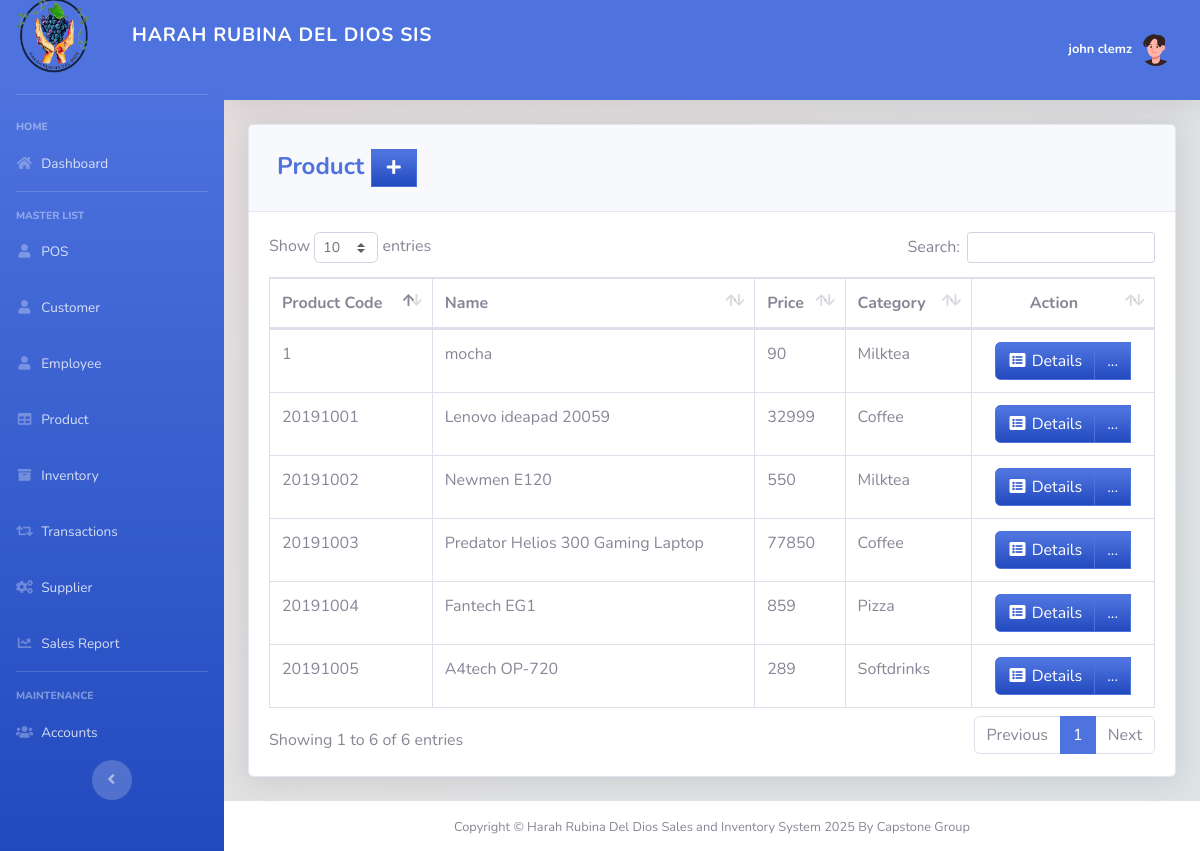
The app's page /pages/product.php (signed in) with its own data.
### tables this page shows
CREATE TABLE `product` (
  `PRODUCT_ID` int(11) NOT NULL,
  `PRODUCT_CODE` varchar(20) NOT NULL,
  `NAME` varchar(50) DEFAULT NULL,
  `DESCRIPTION` varchar(250) NOT NULL,
  `QTY_STOCK` int(50) DEFAULT NULL,
  `ON_HAND` int(250) NOT NULL,
  `PRICE` int(50) DEFAULT NULL,
  `CATEGORY_ID` int(11) DEFAULT NULL,
  `SUPPLIER_ID` int(11) DEFAULT NULL,
  `DATE_STOCK_IN` varchar(50) NOT NULL
);

CREATE TABLE `category` (
  `CATEGORY_ID` int(11) NOT NULL,
  `CNAME` varchar(50) DEFAULT NULL
);

### pages/product.php (the view, shortened to what this page needs)
<?php
include'../includes/connection.php';
include'../includes/sidebar.php';
?>
            <div class="card shadow mb-4">
            <div class="card-header py-3">
              <h4 class="m-2 font-weight-bold text-primary">Product&nbsp;<a  href="#" data-toggle="modal" data-target="#aModal" type="button" class="btn btn-primary bg-gradient-primary" style="border-radius: 0px;"><i class="fas fa-fw fa-plus"></i></a></h4>
            </div>
            <div class="card-body">
              <div class="table-responsive">
                <table class="table table-bordered" id="dataTable" width="100%" cellspacing="0">
               <thead>
                   <tr>
                     <th>Product Code</th>
                     <th>Name</th>
                     <th>Price</th>
                     <th>Category</th>
                     <th style="text-align: center;">Action</th>
                   </tr>
               </thead>
          <tbody>
<?php
    $query = 'SELECT PRODUCT_ID, PRODUCT_CODE, NAME, PRICE, CNAME, DATE_STOCK_IN FROM product p join category c on p.CATEGORY_ID=c.CATEGORY_ID GROUP BY PRODUCT_CODE';
        $result = mysqli_query($db, $query) or die (mysqli_error($db));
            while ($row = mysqli_fetch_assoc($result)) {
                echo '<tr>';
                echo '<td>'. $row['PRODUCT_CODE'].'</td>';
                echo '<td>'. $row['NAME'].'</td>';
                echo '<td>'. $row['PRICE'].'</td>';
                echo '<td>'. $row['CNAME'].'</td>';
                      echo '<td align="center"> <div class="btn-group">
                              <a type="button" class="btn btn-primary bg-gradient-primary" href="pro_searchfrm.php?action=edit & id='.$row['PRODUCT_CODE'] . '"><i class="fas fa-fw fa-list-alt"></i> Details</a>
                            <div class="btn-group">
                              <a type="button" class="btn btn-primary bg-gradient-primary dropdown no-arrow" data-toggle="dropdown" style="color:white;">
                              ... <span class="caret"></span></a>
                            <ul class="dropdown-menu text-center" role="menu">
                                <li>
                                  <a type="button" class="btn btn-warning bg-gradient-warning btn-block" style="border-radius: 0px;" href="pro_edit.php?action=edit & id='.$row['PRODUCT_ID']. '">
                                    <i class="fas fa-fw fa-edit"></i> Edit
                                  </a>
                                </li>
                            </ul>
                            </div>
                          </div> </td>';
                echo '</tr> ';
                        }
?>
                                </tbody>
                            </table>
                        </div>
                    </div>
                  </div>
<?php
include'../includes/footer.php';
?>

### records on screen
product: PRODUCT_CODE "1", NAME "mocha", PRICE "90", CATEGORY_ID.CNAME "Milktea"
product: PRODUCT_CODE "20191001", NAME "Lenovo ideapad 20059", PRICE "32999", CATEGORY_ID.CNAME "Coffee"
product: PRODUCT_CODE "20191002", NAME "Newmen E120", PRICE "550", CATEGORY_ID.CNAME "Milktea"
product: PRODUCT_CODE "20191003", NAME "Predator Helios 300 Gaming Laptop", PRICE "77850", CATEGORY_ID.CNAME "Coffee"
product: PRODUCT_CODE "20191004", NAME "Fantech EG1", PRICE "859", CATEGORY_ID.CNAME "Pizza"
product: PRODUCT_CODE "20191005", NAME "A4tech OP-720", PRICE "289", CATEGORY_ID.CNAME "Softdrinks"

### other values on screen
$_SESSION['FIRST_NAME'] "john"
$_SESSION['LAST_NAME'] "clemz"
